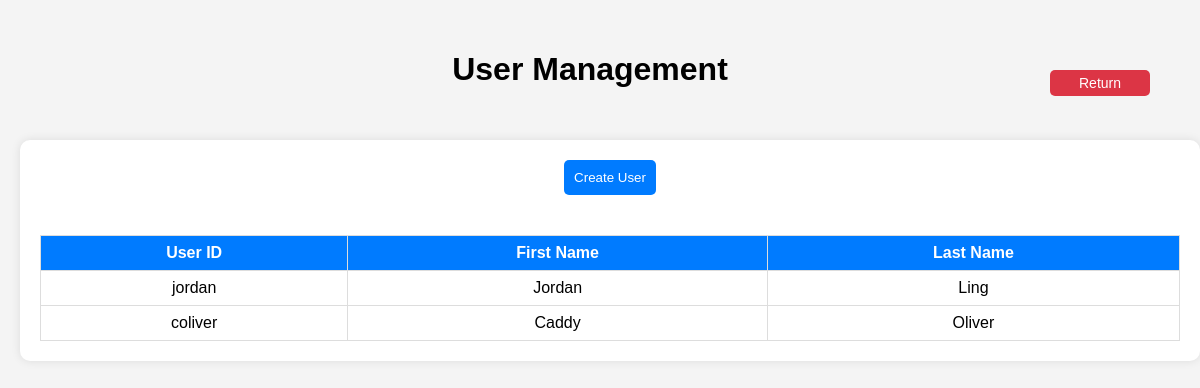
Before: /user_management/ with the older database file.
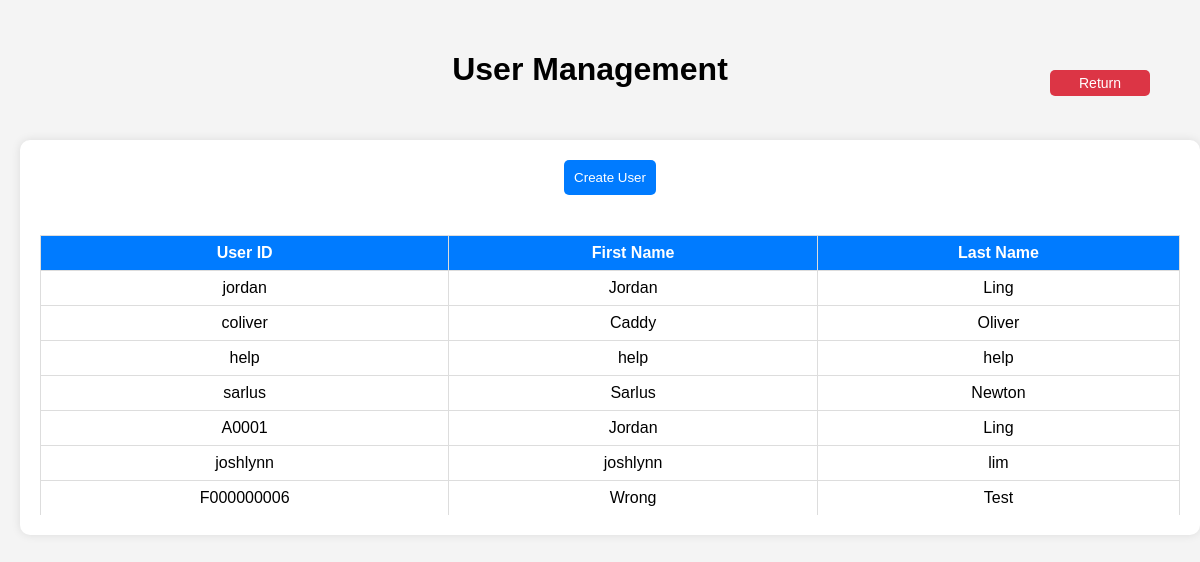
After: the same page with the newer database file.
### Login/models.py (models this page shows, shortened)
class User(AbstractBaseUser, PermissionsMixin):
    userid = models.CharField(max_length=200, primary_key=True, null=False)
    password = models.CharField(max_length=128, null=False)
    first_name = models.CharField(max_length=30, null=False)
    last_name = models.CharField(max_length=30, null=False)
    is_active = models.BooleanField(default=True)
    is_staff = models.BooleanField(default=False)
    is_superuser = models.BooleanField(default=False)
    last_login = models.DateTimeField(auto_now=True)
    REQUIRED_FIELDS = ['password', 'first_name', 'last_name']
    USERNAME_FIELD = 'userid'
    objects = MyUserManager()

### user_management/views.py (the view)
# urls.py: path('', views.user_management_view, name='user_management'),
def user_management_view(request):
    users = User.objects.all()
    return render(request, "user_management/user_management_page.html", {"users" : users})

### user_management/templates/user_management/user_management_page.html (shortened to what this page needs)
<!DOCTYPE html>
<html lang="en">
<head>
</head>
<body>
    <div class="top-section">
        <h1>User Management</h1>
        <div>
            <button class="return" onclick="window.location.href='{% url 'home' %}'">Return</button>
        </div>
    </div>
    <div class="container">
        <div class="button-container">
            <button onclick="window.location.href='{% url 'create_user_page' %}'">Create User</button>
        </div>
        <div class="scroll-container">
            <table>
                <thead>
                    <tr>
                        <th>User ID</th>
                        <th>First Name</th>
                        <th>Last Name</th>
                    </tr>
                </thead>
                <tbody>
                    {% for user in users %}
                    <tr {% if user.userid %} onclick="window.location.href='{% url 'edit_user_page' user.userid %}'" {% endif %} style="cursor: pointer;">
                        <td>{{ user.userid }}</td>
                        <td>{{ user.first_name }}</td>
                        <td>{{ user.last_name }}</td>
                    </tr>
                    {% empty %}
                    <tr>
                        <td colspan="3">No users found.</td>
                    </tr>
                    {% endfor %}
                </tbody>
            </table>
        </div>
    </div>
</body>
</html>

### user_management/templates/user_management/user_management_page.html (style rules this page uses)
body { width: 95%; height: 95%; font-family: Arial, sans-serif; margin: 0; padding: 20px; background-color: #f4f4f4; }
.top-section { display: flex; justify-content: center; align-items: center; padding: 10px; position: relative; }
.top-section .return { position: absolute; right: 10px; }
.return { background-color: #dc3545; color: white; border: none; border-radius: 5px; padding: 5px 10px; cursor: pointer; font-size: 14px; width: 100px; }
.container { background: white; padding: 20px; border-radius: 10px; box-shadow: 0px 0px 10px rgba(0, 0, 0, 0.1); text-align: center; width: 100%; margin-top: 20px; }
.button-container { display: flex; justify-content: center; gap: 10px; }
.button-container button { white-space: nowrap; }
button { padding: 10px; background-color: #007BFF; color: white; border: none; border-radius: 5px; cursor: pointer; }
.scroll-container { max-height: 300px; overflow-y: auto; border; margin-top: 20px; }
table { width: 100%; border-collapse: collapse; margin-top: 20px; }
th, td { border: 1px solid #ddd; padding: 8px; text-align: center; }
th { background-color: #007BFF; color: white; }

Changed rows visible on the page:
added User: userid "help", first_name "help", last_name "help"
added User: userid "sarlus", first_name "Sarlus", last_name "Newton"
added User: userid "A0001", first_name "Jordan", last_name "Ling"
added User: userid "joshlynn", first_name "joshlynn", last_name "lim"
added User: userid "F000000006", first_name "Wrong", last_name "Test"
